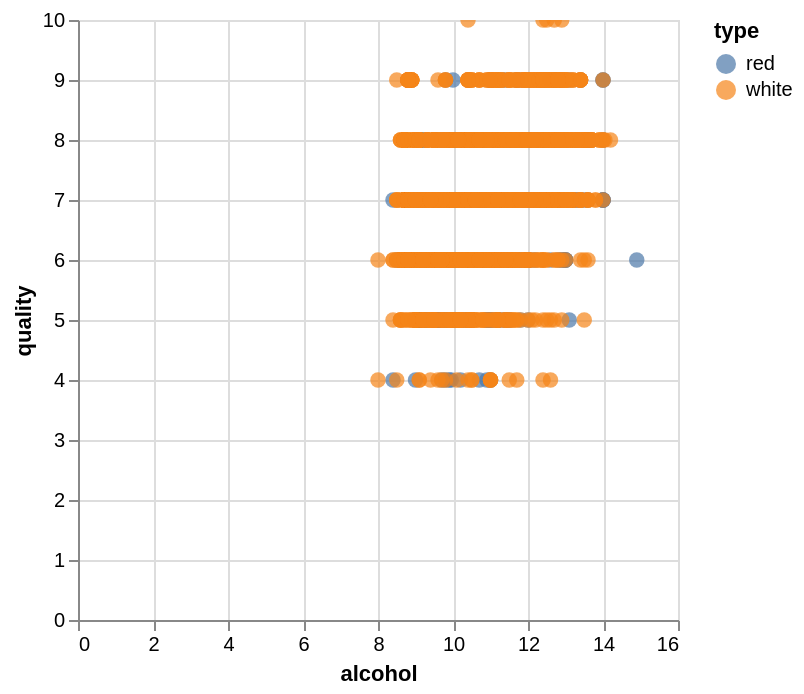

The notebook cell saved with this chart:
### Markdown cell above
## 17. Extension: Interactive Visualisation

### Code cell
# Interactive Alcohol And Quality Plot
alt.data_transformers.disable_max_rows()
alt.renderers.enable("default")

chart = alt.Chart(combinedData).mark_circle(size=60).encode(
    x="alcohol",
    y="quality",
    color="type",
    tooltip=["alcohol", "quality", "type", "volatile acidity"]
).interactive()

chart

### Figure 1 — Vega-Lite specification as saved in the notebook (floating-point values rounded to 4 significant figures; data arrays with more than 128 entries replaced by an {"elided": "..."} marker saying what was removed)
{"config": {"view": {"continuousWidth": 300, "continuousHeight": 300}}, "data": {"name": "data-fd5080932fc08327bef29a18bdfeddd9"}, "mark": {"type": "circle", "size": 60}, "encoding": {"color": {"field": "type", "type": "nominal"}, "tooltip": [{"field": "alcohol", "type": "quantitative"}, {"field": "quality", "type": "quantitative"}, {"field": "type", "type": "nominal"}, {"field": "volatile acidity", "type": "quantitative"}], "x": {"field": "alcohol", "type": "quantitative"}, "y": {"field": "quality", "type": "quantitative"}}, "params": [{"name": "param_1e9efca18e7a2868", "select": {"type": "interval", "encodings": ["x", "y"]}, "bind": "scales"}], "$schema": "https://vega.github.io/schema/vega-lite/v6.4.1.json", "datasets": {"data-fd5080932fc08327bef29a18bdfeddd9": {"elided": "6497 records"}}}
